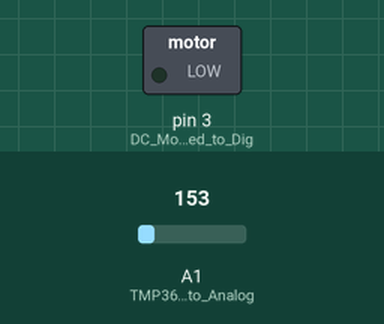
The sketch below on a simulated Arduino Uno, built with avr-gcc and run on an emulated ATmega328P. Parts: switched loads named in the sketch (green lamp = pin HIGH). Inputs (shaded band) come from the test bench; at power-on: A1 (TMP36_connected_to_Analog) = 153. What the sketch prints to the serial monitor is not drawn.

Above: at 1.2 s.
1.3 s: A1 (TMP36_connected_to_Analog) set to 183
At 2.5 s:
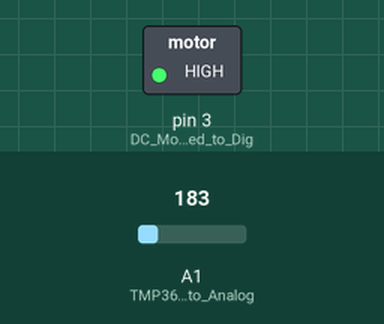
2.8 s: A1 (TMP36_connected_to_Analog) set to 165
At 3.8 s:
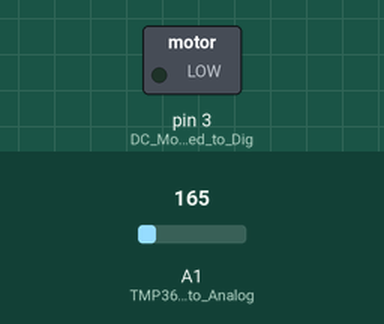
4.3 s: A1 (TMP36_connected_to_Analog) set to 175
At 4.9 s:
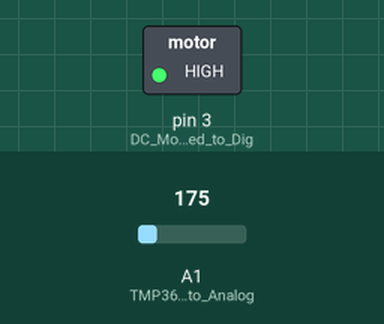
Timing chart, 0 to 7.3 s (numbered marks = the images above; inputs shaded):
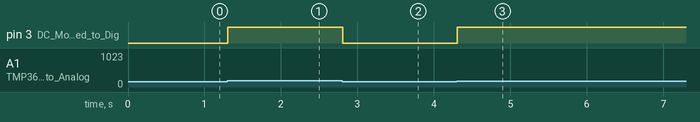

The sketch:

Code.ino
```cpp
int temp = 0;

void setup()
{
  pinMode(A1, INPUT); // TMP36 connected to Analog pin A1
  Serial.begin(9600);
  pinMode(3, OUTPUT); // DC Motor Connected to Digital pin 3
}

void loop()
{
  temp = -40 + 0.488155 * (analogRead(A1) - 20); // Calculates the temperature from the TMP36 sensor readings
  Serial.println(temp); // Prints the value
  if (temp > 30) { // Checks whether the temperature is greater than 30 degrees celcius (can be changed to temperature of choice)
    digitalWrite(3, HIGH); // If yes then spins the motor (fan)
  } else {
    digitalWrite(3, LOW); // else if remains off
  }
}
```

Measured:
- the behaviour switches between 165 and 166 on A1 (TMP36_connected_to_Analog) (found by bisection; images 0 and 1)
- after the input at 1.3 s, pin 3 (DC_Motor_Connected_to_Dig): LOW → HIGH at once
- after the input at 2.8 s, pin 3 (DC_Motor_Connected_to_Dig): HIGH → LOW at once
- after the input at 4.3 s, pin 3 (DC_Motor_Connected_to_Dig): LOW → HIGH at once
